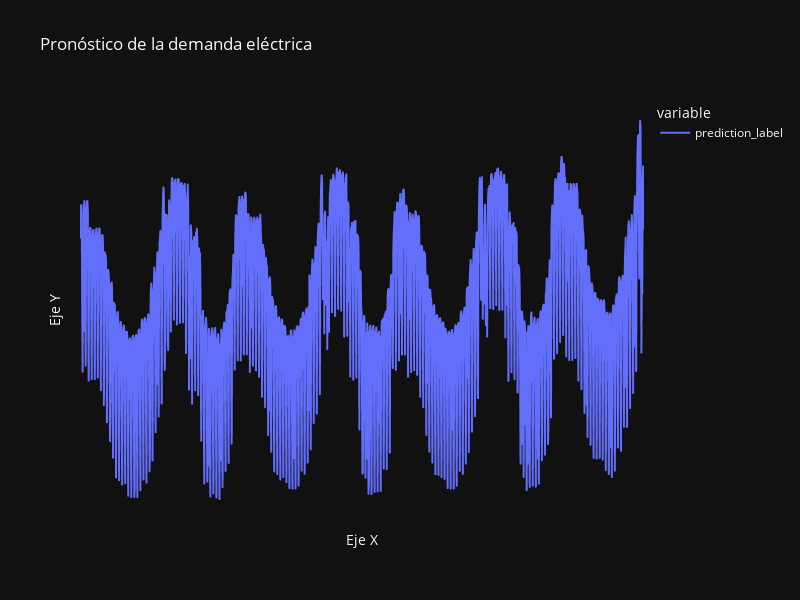

The code cell stored with this chart in its notebook:
### Code cell
fig = px.line(predictions_future, x=predictions_future.date, y=["prediction_label"], template = 'plotly_dark', title="Pronóstico de la demanda eléctrica")
# Modificar el tamaño de la figura
fig.update_layout(
    width=800,  # Ancho de la figura en píxeles
    height=600,  # Altura de la figura en píxeles
)

# Modificar las etiquetas de los ejes x y y
fig.update_xaxes(title_text='Eje X', tickvals=[1, 2, 3, 4, 5])  # Etiqueta y ubicación de los ticks en el eje x
fig.update_yaxes(title_text='Eje Y', tickvals=[10, 11, 12, 13, 14])  # Etiqueta y ubicación de los ticks en el eje y

fig.show()

### Figure 1 — Plotly figure (JSON) as saved in the notebook; plotly's stock layout.template omitted (floating-point values rounded to 4 significant figures; data arrays with more than 128 entries replaced by an {"elided": "..."} marker saying what was removed)
{"data": [{"hovertemplate": "variable=prediction_label<br>date=%{x}<br>value=%{y}<extra></extra>", "legendgroup": "prediction_label", "line": {"color": "#636efa", "dash": "solid"}, "marker": {"symbol": "circle"}, "mode": "lines", "name": "prediction_label", "showlegend": true, "type": "scattergl", "x": {"elided": "1298 str values"}, "xaxis": "x", "y": {"elided": "1298 float values"}, "yaxis": "y"}], "layout": {"height": 600, "legend": {"title": {"text": "variable"}, "tracegroupgap": 0}, "title": {"text": "Pronóstico de la demanda eléctrica"}, "width": 800, "xaxis": {"anchor": "y", "domain": [0, 1], "tickvals": [1, 2, 3, 4, 5], "title": {"text": "Eje X"}}, "yaxis": {"anchor": "x", "domain": [0, 1], "tickvals": [10, 11, 12, 13, 14], "title": {"text": "Eje Y"}}}}
